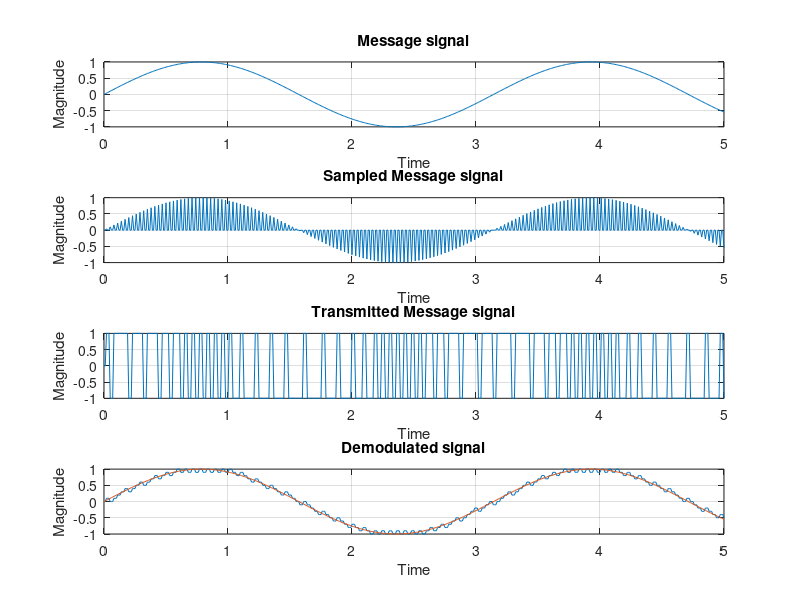

Write the MATLAB code that produced this figure.
clc;
initial = 0;
final = 5;
step = 0.01;
fc = 1/pi;
delta = 0.1;
tb = 2;
t = initial:step:final;
msg = sin(2*pi*fc*t);
msg_sampled = []
for i=1:final/step+1
    if(rem(i,3)==0)
        msg_sampled(i) = msg(i);
    else
        msg_sampled(i) = 0;
    end
end
figure(1)
subplot(4,1,1)
plot(t,msg)
xlabel('Time')
ylabel('Magnitude')
title('Message signal')
grid on
subplot(4,1,2)
plot(t,msg_sampled)
xlabel('Time')
ylabel('Magnitude')
title('Sampled Message signal')
grid on

transmitted = zeros(size(msg));
delta_train = zeros(size(msg));
transmitted(1) = msg(1);
for i=2:final/step+1
    if(rem(i,3)==0)
        if(transmitted(i-1)<msg(i))
            delta_train(i) = delta;
            transmitted(i) = transmitted(i-1)+delta;
        else
            delta_train(i) = -delta;
            transmitted(i) = transmitted(i-1)-delta;
        end
    else
        delta_train(i) = delta_train(i-1);
        transmitted(i) = transmitted(i-1);
    end
end
pulse_train = zeros(size(msg));
for i=1:(final/step+1)
    if(delta_train(i)>0)
        pulse_train(i) = 1;
    end
    if(delta_train(i)<0)
        pulse_train(i) = -1;
    end
    
end
subplot(4,1,3)
plot(t,pulse_train)
xlabel('Time')
ylabel('Magnitude')
title('Transmitted Message signal')
grid on
subplot(4,1,4)
plot(t,transmitted,t,msg)
xlabel('Time')
ylabel('Magnitude')
title('Demodulated signal') 
grid on
